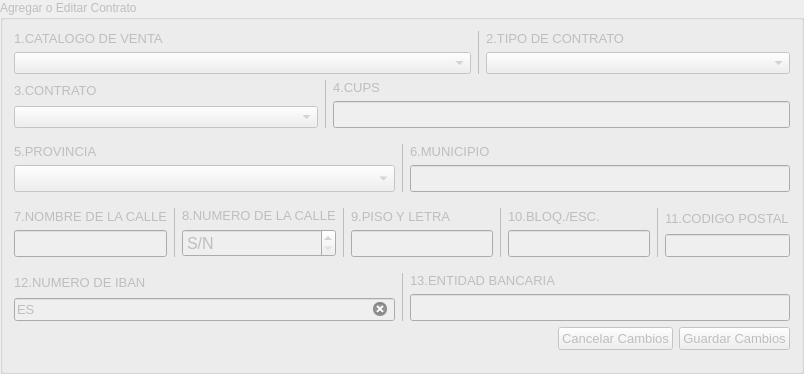
                    <widget class="QGroupBox" name="gBAgregarOEditarContrato">
                     <property name="enabled">
                      <bool>false</bool>
                     </property>
                     <property name="title">
                      <string>Agregar o Editar Contrato</string>
                     </property>
                     <layout class="QVBoxLayout" name="verticalLayout_4">
                      <item>
                       <layout class="QHBoxLayout" name="horizontalLayout_18" stretch="60,0,40">
                        <item>
                         <layout class="QVBoxLayout" name="verticalLayout_42">
                          <item>
                           <widget class="QLabel" name="lblDNI_NIE_16">
                            <property name="font">
                             <font>
                              <family>Arial</family>
                              <pointsize>10</pointsize>
                              <italic>false</italic>
                              <bold>false</bold>
                             </font>
                            </property>
                            <property name="text">
                             <string>1.CATALOGO DE VENTA</string>
                            </property>
                            <property name="buddy">
                             <cstring>txtDNI</cstring>
                            </property>
                           </widget>
                          </item>
                          <item>
                           <widget class="QComboBox" name="cmbCatalogos">
                            <property name="maximumSize">
                             <size>
                              <width>16777215</width>
                              <height>16777215</height>
                             </size>
                            </property>
                            <property name="focusPolicy">
                             <enum>Qt::FocusPolicy::TabFocus</enum>
                            </property>
                            <property name="toolTip">
                             <string>¿Que compañia haz vendido?</string>
                            </property>
                           </widget>
                          </item>
                         </layout>
                        </item>
                        <item>
                         <widget class="Line" name="line_13">
                          <property name="frameShadow">
                           <enum>QFrame::Shadow::Plain</enum>
                          </property>
                          <property name="lineWidth">
                           <number>1</number>
                          </property>
                          <property name="midLineWidth">
                           <number>8</number>
                          </property>
                          <property name="orientation">
                           <enum>Qt::Orientation::Vertical</enum>
                          </property>
                         </widget>
                        </item>
                        <item>
                         <layout class="QVBoxLayout" name="verticalLayout_43">
                          <item>
                           <widget class="QLabel" name="lblDNI_NIE_17">
                            <property name="font">
                             <font>
                              <family>Arial</family>
                              <pointsize>10</pointsize>
                              <italic>false</italic>
                              <bold>false</bold>
                             </font>
                            </property>
                            <property name="text">
                             <string>2.TIPO DE CONTRATO</string>
                            </property>
                            <property name="buddy">
                             <cstring>txtDNI</cstring>
                            </property>
                           </widget>
                          </item>
                          <item>
                           <widget class="QComboBox" name="cmbTiposContratos">
                            <property name="maximumSize">
                             <size>
                              <width>16777215</width>
                              <height>16777215</height>
                             </size>
                            </property>
                            <property name="focusPolicy">
                             <enum>Qt::FocusPolicy::TabFocus</enum>
                            </property>
                           </widget>
                          </item>
                         </layout>
                        </item>
                       </layout>
                      </item>
                      <item>
                       <layout class="QHBoxLayout" name="horizontalLayout_13" stretch="40,0,60">
                        <property name="bottomMargin">
                         <number>10</number>
                        </property>
                        <item>
                         <layout class="QVBoxLayout" name="verticalLayout_47">
                          <item>
                           <widget class="QLabel" name="lblDNI_NIE_21">
                            <property name="font">
                             <font>
                              <family>Arial</family>
                              <pointsize>10</pointsize>
                              <italic>false</italic>
                              <bold>false</bold>
                             </font>
                            </property>
                            <property name="text">
                             <string>3.CONTRATO</string>
                            </property>
                            <property name="buddy">
                             <cstring>txtDNI</cstring>
                            </property>
                           </widget>
                          </item>
                          <item>
                           <widget class="QComboBox" name="cmbContratos">
                            <property name="maximumSize">
                             <size>
                              <width>16777215</width>
                              <height>16777215</height>
                             </size>
                            </property>
                            <property name="focusPolicy">
                             <enum>Qt::FocusPolicy::TabFocus</enum>
                            </property>
                           </widget>
                          </item>
                         </layout>
                        </item>
                        <item>
                         <widget class="Line" name="line_14">
                          <property name="frameShadow">
                           <enum>QFrame::Shadow::Plain</enum>
                          </property>
                          <property name="lineWidth">
                           <number>1</number>
                          </property>
                          <property name="midLineWidth">
                           <number>8</number>
                          </property>
                          <property name="orientation">
                           <enum>Qt::Orientation::Vertical</enum>
                          </property>
                         </widget>
                        </item>
                        <item>
                         <layout class="QVBoxLayout" name="verticalLayout_31">
                          <property name="bottomMargin">
                           <number>0</number>
                          </property>
                          <item>
                           <widget class="QLabel" name="lblProvincia_15">
                            <property name="font">
                             <font>
                              <family>Arial</family>
                              <pointsize>10</pointsize>
                              <italic>false</italic>
                              <bold>false</bold>
                             </font>
                            </property>
                            <property name="text">
                             <string>4.CUPS</string>
                            </property>
                            <property name="buddy">
                             <cstring>cmbProvincia</cstring>
                            </property>
                           </widget>
                          </item>
                          <item>
                           <widget class="QLineEdit" name="lECUPS">
                            <property name="font">
                             <font>
                              <family>Arial</family>
                              <pointsize>12</pointsize>
                              <bold>false</bold>
                             </font>
                            </property>
                           </widget>
                          </item>
                         </layout>
                        </item>
                       </layout>
                      </item>
                      <item>
                       <layout class="QHBoxLayout" name="horizontalLayout_12" stretch="50,0,50">
                        <property name="bottomMargin">
                         <number>10</number>
                        </property>
                        <item>
                         <layout class="QVBoxLayout" name="verticalLayout_28">
                          <property name="bottomMargin">
                           <number>0</number>
                          </property>
                          <item>
                           <widget class="QLabel" name="lblProvincia_13">
                            <property name="font">
                             <font>
                              <family>Arial</family>
                              <pointsize>10</pointsize>
                              <italic>false</italic>
                              <bold>false</bold>
                             </font>
                            </property>
                            <property name="text">
                             <string>5.PROVINCIA</string>
                            </property>
                            <property name="buddy">
                             <cstring>cmbProvincia</cstring>
                            </property>
                           </widget>
                          </item>
                          <item>
                           <widget class="QComboBox" name="cmbProvinciaSuministro">
                            <property name="maximumSize">
                             <size>
                              <width>16777215</width>
                              <height>16777215</height>
                             </size>
                            </property>
                            <property name="font">
                             <font>
                              <family>Arial</family>
                              <pointsize>12</pointsize>
                              <bold>false</bold>
                             </font>
                            </property>
                            <property name="focusPolicy">
                             <enum>Qt::FocusPolicy::TabFocus</enum>
                            </property>
                           </widget>
                          </item>
                         </layout>
                        </item>
                        <item>
                         <widget class="Line" name="line_15">
                          <property name="frameShadow">
                           <enum>QFrame::Shadow::Plain</enum>
                          </property>
                          <property name="lineWidth">
                           <number>1</number>
                          </property>
                          <property name="midLineWidth">
                           <number>8</number>
                          </property>
                          <property name="orientation">
                           <enum>Qt::Orientation::Vertical</enum>
                          </property>
                         </widget>
                        </item>
                        <item>
                         <layout class="QVBoxLayout" name="verticalLayout_29">
                          <property name="bottomMargin">
                           <number>0</number>
                          </property>
                          <item>
                           <widget class="QLabel" name="lblProvincia_14">
                            <property name="font">
                             <font>
                              <family>Arial</family>
                              <pointsize>10</pointsize>
                              <italic>false</italic>
                              <bold>false</bold>
                             </font>
                            </property>
                            <property name="text">
                             <string>6.MUNICIPIO</string>
                            </property>
                            <property name="buddy">
                             <cstring>cmbProvincia</cstring>
                            </property>
                           </widget>
                          </item>
                          <item>
                           <widget class="QLineEdit" name="lEMunicipioSuministro">
                            <property name="font">
                             <font>
                              <family>Arial</family>
                              <pointsize>12</pointsize>
                              <bold>false</bold>
                             </font>
                            </property>
                           </widget>
                          </item>
                         </layout>
                        </item>
                       </layout>
                      </item>
                      <item>
                       <layout class="QHBoxLayout" name="horizontalLayout_11" stretch="40,0,0,0,0,0,0,0,0">
                        <property name="bottomMargin">
                         <number>10</number>
                        </property>
                        <item>
                         <layout class="QVBoxLayout" name="verticalLayout_24">
                          <property name="bottomMargin">
                           <number>0</number>
                          </property>
                          <item>
                           <widget class="QLabel" name="lblProvincia_9">
                            <property name="font">
                             <font>
                              <family>Arial</family>
                              <pointsize>10</pointsize>
                              <italic>false</italic>
                              <bold>false</bold>
                             </font>
                            </property>
                            <property name="text">
                             <string>7.NOMBRE DE LA CALLE</string>
                            </property>
                            <property name="buddy">
                             <cstring>cmbProvincia</cstring>
                            </property>
                           </widget>
                          </item>
                          <item>
                           <widget class="QLineEdit" name="lENombreCalleSuministro">
                            <property name="font">
                             <font>
                              <family>Arial</family>
                              <pointsize>12</pointsize>
                              <bold>false</bold>
                             </font>
                            </property>
                           </widget>
                          </item>
                         </layout>
                        </item>
                        <item>
                         <widget class="Line" name="line_17">
                          <property name="frameShadow">
                           <enum>QFrame::Shadow::Plain</enum>
                          </property>
                          <property name="lineWidth">
                           <number>1</number>
                          </property>
                          <property name="midLineWidth">
                           <number>8</number>
                          </property>
                          <property name="orientation">
                           <enum>Qt::Orientation::Vertical</enum>
                          </property>
                         </widget>
                        </item>
                        <item>
                         <layout class="QVBoxLayout" name="verticalLayout_25">
                          <property name="bottomMargin">
                           <number>0</number>
                          </property>
                          <item>
                           <widget class="QLabel" name="lblProvincia_10">
                            <property name="font">
                             <font>
                              <family>Arial</family>
                              <pointsize>10</pointsize>
                              <italic>false</italic>
                              <bold>false</bold>
                             </font>
                            </property>
                            <property name="text">
                             <string>8.NUMERO DE LA CALLE</string>
                            </property>
                            <property name="buddy">
                             <cstring>cmbProvincia</cstring>
                            </property>
                           </widget>
                          </item>
                          <item>
                           <widget class="QSpinBox" name="sBNumeroCalleSuministro">
                            <property name="font">
                             <font>
                              <family>Arial</family>
                              <pointsize>12</pointsize>
                              <bold>false</bold>
                             </font>
                            </property>
                            <property name="focusPolicy">
                             <enum>Qt::FocusPolicy::TabFocus</enum>
                            </property>
                            <property name="specialValueText">
                             <string>S/N</string>
                            </property>
                            <property name="maximum">
                             <number>999</number>
                            </property>
                            <property name="stepType">
                             <enum>QAbstractSpinBox::StepType::AdaptiveDecimalStepType</enum>
                            </property>
                           </widget>
                          </item>
                         </layout>
                        </item>
                        <item>
                         <widget class="Line" name="line_16">
                          <property name="frameShadow">
                           <enum>QFrame::Shadow::Plain</enum>
                          </property>
                          <property name="lineWidth">
                           <number>1</number>
                          </property>
                          <property name="midLineWidth">
                           <number>8</number>
                          </property>
                          <property name="orientation">
                           <enum>Qt::Orientation::Vertical</enum>
                          </property>
                         </widget>
                        </item>
                        <item>
                         <layout class="QVBoxLayout" name="verticalLayout_26">
                          <property name="bottomMargin">
                           <number>0</number>
                          </property>
                          <item>
                           <widget class="QLabel" name="lblProvincia_11">
                            <property name="font">
                             <font>
                              <family>Arial</family>
                              <pointsize>10</pointsize>
                              <italic>false</italic>
                              <bold>false</bold>
                             </font>
                            </property>
                            <property name="text">
                             <string>9.PISO Y LETRA</string>
                            </property>
                            <property name="buddy">
                             <cstring>cmbProvincia</cstring>
                            </property>
                           </widget>
                          </item>
                          <item>
                           <widget class="QLineEdit" name="lEPisoYLetraSuministro">
                            <property name="font">
                             <font>
                              <family>Arial</family>
                              <pointsize>12</pointsize>
                              <bold>false</bold>
                             </font>
                            </property>
                           </widget>
                          </item>
                         </layout>
                        </item>
                        <item>
                         <widget class="Line" name="line_18">
                          <property name="frameShadow">
                           <enum>QFrame::Shadow::Plain</enum>
                          </property>
                          <property name="lineWidth">
                           <number>1</number>
                          </property>
                          <property name="midLineWidth">
                           <number>8</number>
                          </property>
                          <property name="orientation">
                           <enum>Qt::Orientation::Vertical</enum>
                          </property>
                         </widget>
                        </item>
                        <item>
                         <layout class="QVBoxLayout" name="verticalLayout_27">
                          <property name="bottomMargin">
                           <number>0</number>
                          </property>
                          <item>
                           <widget class="QLabel" name="lblProvincia_12">
                            <property name="font">
                             <font>
                              <family>Arial</family>
                              <pointsize>10</pointsize>
                              <italic>false</italic>
                              <bold>false</bold>
                             </font>
                            </property>
                            <property name="text">
                             <string>10.BLOQ./ESC.</string>
                            </property>
                            <property name="buddy">
                             <cstring>cmbProvincia</cstring>
                            </property>
                           </widget>
                          </item>
                          <item>
                           <widget class="QLineEdit" name="lEBloqueEscaleraSuministro">
                            <property name="font">
                             <font>
                              <family>Arial</family>
                              <pointsize>12</pointsize>
                              <bold>false</bold>
                             </font>
                            </property>
                           </widget>
                          </item>
                         </layout>
                        </item>
                        <item>
                         <widget class="Line" name="line_19">
                          <property name="frameShadow">
                           <enum>QFrame::Shadow::Plain</enum>
                          </property>
                          <property name="lineWidth">
                           <number>1</number>
                          </property>
                          <property name="midLineWidth">
                           <number>8</number>
                          </property>
                          <property name="orientation">
                           <enum>Qt::Orientation::Vertical</enum>
                          </property>
                         </widget>
                        </item>
                        <item>
                         <layout class="QVBoxLayout" name="verticalLayout_30">
                          <property name="bottomMargin">
                           <number>0</number>
                          </property>
                          <item>
                           <widget class="QLabel" name="lblProvincia_18">
                            <property name="font">
                             <font>
                              <family>Arial</family>
                              <pointsize>10</pointsize>
                              <italic>false</italic>
                              <bold>false</bold>
                             </font>
                            </property>
                            <property name="text">
                             <string>11.CODIGO POSTAL</string>
                            </property>
                            <property name="buddy">
                             <cstring>cmbProvincia</cstring>
                            </property>
                           </widget>
                          </item>
                          <item>
                           <widget class="QLineEdit" name="lECodigoPostalSuministro">
                            <property name="font">
                             <font>
                              <family>Arial</family>
                              <pointsize>10</pointsize>
                              <bold>false</bold>
                             </font>
                            </property>
                            <property name="inputMethodHints">
                             <set>Qt::InputMethodHint::ImhNone</set>
                            </property>
                            <property name="inputMask">
                             <string>99999</string>
                            </property>
                            <property name="clearButtonEnabled">
                             <bool>true</bool>
                            </property>
                           </widget>
                          </item>
                         </layout>
                        </item>
                       </layout>
                      </item>
                      <item>
                       <layout class="QHBoxLayout" name="horizontalLayout_16" stretch="50,0,50">
                        <item>
                         <layout class="QVBoxLayout" name="verticalLayout_35">
                          <item>
                           <widget class="QLabel" name="lblDNI_NIE_11">
                            <property name="font">
                             <font>
                              <family>Arial</family>
                              <pointsize>10</pointsize>
                              <italic>false</italic>
                              <bold>false</bold>
                             </font>
                            </property>
                            <property name="text">
                             <string>12.NUMERO DE IBAN</string>
                            </property>
                            <property name="buddy">
                             <cstring>txtDNI</cstring>
                            </property>
                           </widget>
                          </item>
                          <item>
                           <layout class="QHBoxLayout" name="horizontalLayout_19">
                            <item>
                             <widget class="QLineEdit" name="lENumeroIBANSuministro">
                              <property name="font">
                               <font>
                                <family>Arial</family>
                                <pointsize>10</pointsize>
                                <italic>false</italic>
                                <bold>false</bold>
                               </font>
                              </property>
                              <property name="mouseTracking">
                               <bool>false</bool>
                              </property>
                              <property name="inputMask">
                               <string>ES99 9999 9999 99 9999999999</string>
                              </property>
                              <property name="text">
                               <string>ES    </string>
                              </property>
                              <property name="maxLength">
                               <number>28</number>
                              </property>
                              <property name="echoMode">
                               <enum>QLineEdit::EchoMode::Normal</enum>
                              </property>
                              <property name="cursorPosition">
                               <number>0</number>
                              </property>
                              <property name="cursorMoveStyle">
                               <enum>Qt::CursorMoveStyle::LogicalMoveStyle</enum>
                              </property>
                              <property name="clearButtonEnabled">
                               <bool>true</bool>
                              </property>
                             </widget>
                            </item>
                           </layout>
                          </item>
                         </layout>
                        </item>
                        <item>
                         <widget class="Line" name="line_20">
                          <property name="frameShadow">
                           <enum>QFrame::Shadow::Plain</enum>
                          </property>
                          <property name="lineWidth">
                           <number>1</number>
                          </property>
                          <property name="midLineWidth">
                           <number>8</number>
                          </property>
                          <property name="orientation">
                           <enum>Qt::Orientation::Vertical</enum>
                          </property>
                         </widget>
                        </item>
                        <item>
                         <layout class="QVBoxLayout" name="verticalLayout_36">
                          <item>
                           <widget class="QLabel" name="lblDNI_NIE_12">
                            <property name="font">
                             <font>
                              <family>Arial</family>
                              <pointsize>10</pointsize>
                              <italic>false</italic>
                              <bold>false</bold>
                             </font>
                            </property>
                            <property name="text">
                             <string>13.ENTIDAD BANCARIA</string>
                            </property>
                            <property name="buddy">
                             <cstring>txtDNI</cstring>
                            </property>
                           </widget>
                          </item>
                          <item>
                           <widget class="QLineEdit" name="lEEntidadSuministro">
                            <property name="font">
                             <font>
                              <family>Arial</family>
                              <pointsize>12</pointsize>
                              <bold>false</bold>
                             </font>
                            </property>
                           </widget>
                          </item>
                         </layout>
                        </item>
                       </layout>
                      </item>
                      <item>
                       <layout class="QHBoxLayout" name="horizontalLayout_2">
                        <property name="bottomMargin">
                         <number>10</number>
                        </property>
                        <item>
                         <spacer name="horizontalSpacer_3">
                          <property name="orientation">
                           <enum>Qt::Orientation::Horizontal</enum>
                          </property>
                          <property name="sizeHint" stdset="0">
                           <size>
                            <width>40</width>
                            <height>20</height>
                           </size>
                          </property>
                         </spacer>
                        </item>
                        <item>
                         <widget class="QPushButton" name="pBCancelarCambiosEnContrato">
                          <property name="font">
                           <font>
                            <family>Arial</family>
                            <pointsize>10</pointsize>
                            <bold>false</bold>
                           </font>
                          </property>
                          <property name="text">
                           <string>Cancelar Cambios</string>
                          </property>
                         </widget>
                        </item>
                        <item>
                         <widget class="QPushButton" name="pBGuardarCambiosEnContrato">
                          <property name="enabled">
                           <bool>false</bool>
                          </property>
                          <property name="font">
                           <font>
                            <family>Arial</family>
                            <pointsize>10</pointsize>
                            <bold>false</bold>
                           </font>
                          </property>
                          <property name="text">
                           <string>Guardar Cambios</string>
                          </property>
                         </widget>
                        </item>
                       </layout>
                      </item>
                     </layout>
                    </widget>
